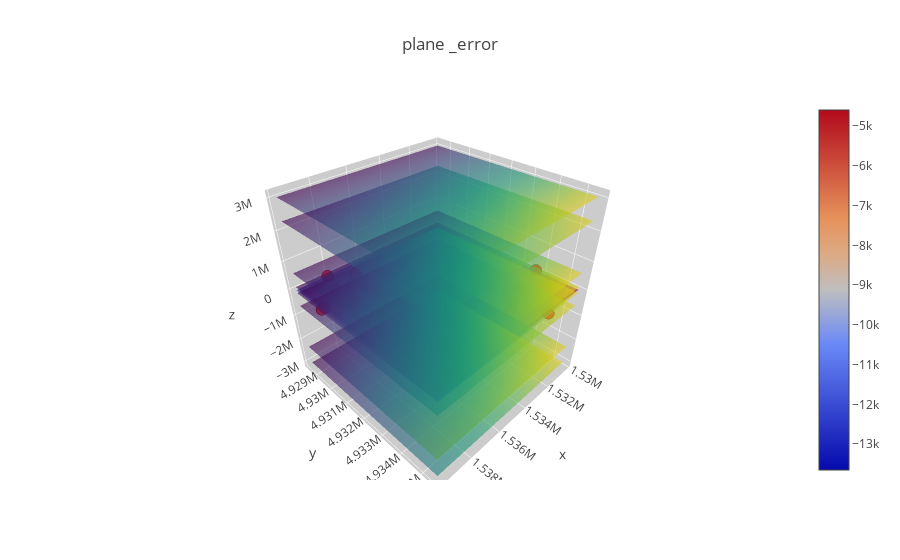

Source (notebook cell):
### Code cell
plot_9_plane(Z,Z_0,Z_1,Z_2,Z_3,Z_4,Z_5,Z_6,Z_7)

### Figure 1 — Plotly figure (JSON) as saved in the notebook; plotly's stock layout.template omitted (floating-point values rounded to 4 significant figures; data arrays with more than 128 entries replaced by an {"elided": "..."} marker saying what was removed)
{"data": [{"marker": {"color": "red", "line": {"color": "black", "width": 0.5}, "opacity": 0.85, "size": 4}, "mode": "markers", "type": "scatter3d", "uid": "debc465a-881a-11e8-a6be-00155dda7587", "x": [1538000.0, 1536000.0, 1535000.0, 1537000.0, 1537000.0, 1536000.0, 1537000.0, 1539000.0, 1537000.0, 1539000.0, 1536000.0, 1537000.0, 1537000.0, 1538000.0, 1540000.0, 1538000.0, 1537000.0, 1535000.0, 1536000.0, 1538000.0, 1536000.0, 1537000.0, 1538000.0, 1537000.0, 1537000.0, 1535000.0, 1535000.0, 1536000.0, 1538000.0, 1538000.0, 1537000.0, 1537000.0, 1540000.0, 1536000.0, 1536000.0, 1534000.0, 1537000.0, 1536000.0, 1530000.0, 1534000.0, 1533000.0, 1533000.0, 1534000.0, 1532000.0, 1535000.0, 1533000.0, 1532000.0, 1533000.0, 1534000.0, 1535000.0], "y": [4930000.0, 4933000.0, 4933000.0, 4931000.0, 4931000.0, 4931000.0, 4929000.0, 4934000.0, 4931000.0, 4935000.0, 4930000.0, 4932000.0, 4930000.0, 4934000.0, 4930000.0, 4929000.0, 4932000.0, 4934000.0, 4933000.0, 4930000.0, 4934000.0, 4935000.0, 4929000.0, 4934000.0, 4931000.0, 4932000.0, 4934000.0, 4933000.0, 4930000.0, 4930000.0, 4930000.0, 4930000.0, 4930000.0, 4933000.0, 4932000.0, 4931000.0, 4933000.0, 4932000.0, 4934000.0, 4935000.0, 4934000.0, 4934000.0, 4935000.0, 4934000.0, 4934000.0, 4933000.0, 4934000.0, 4936000.0, 4932000.0, 4933000.0], "z": [-12460, -6040, -6000, -11270, -11220, -5730, -13080, -6440, -12680, -6040, -12330, -8390, -12330, -9960, -14100, -12970, -9430, -9360, -11440, -14010, -5980, -6440, -13590, -8040.0, -6000, -10910, -5820, -6180, -13240, -13040, -12710, -13440, -14940, -10650, -11380, -6000, -4780, -9100, -6680, -6530, -11270, -11980, -10510, -9650, -9140, -5360, -6000, -5160, -3700, -7110]}, {"colorscale": "RdBu", "opacity": 0.6, "type": "surface", "uid": "debc5096-881a-11e8-a6be-00155dda7587", "x": {"elided": "20x20 float values"}, "y": {"elided": "20x20 float values"}, "z": {"elided": "20x20 float values"}}, {"colorscale": "Viridis", "opacity": 0.6, "showscale": false, "type": "surface", "uid": "debc58e8-881a-11e8-a6be-00155dda7587", "x": {"elided": "20x20 float values"}, "y": {"elided": "20x20 float values"}, "z": {"elided": "20x20 float values"}}, {"colorscale": "Viridis", "opacity": 0.6, "showscale": false, "type": "surface", "uid": "debc5fdc-881a-11e8-a6be-00155dda7587", "x": {"elided": "20x20 float values"}, "y": {"elided": "20x20 float values"}, "z": {"elided": "20x20 float values"}}, {"colorscale": "Viridis", "opacity": 0.6, "showscale": false, "type": "surface", "uid": "debc65a4-881a-11e8-a6be-00155dda7587", "x": {"elided": "20x20 float values"}, "y": {"elided": "20x20 float values"}, "z": {"elided": "20x20 float values"}}, {"colorscale": "Viridis", "opacity": 0.6, "showscale": false, "type": "surface", "uid": "debc6ac2-881a-11e8-a6be-00155dda7587", "x": {"elided": "20x20 float values"}, "y": {"elided": "20x20 float values"}, "z": {"elided": "20x20 float values"}}, {"colorscale": "Viridis", "opacity": 0.6, "showscale": false, "type": "surface", "uid": "debc6fcc-881a-11e8-a6be-00155dda7587", "x": {"elided": "20x20 float values"}, "y": {"elided": "20x20 float values"}, "z": {"elided": "20x20 float values"}}, {"colorscale": "Viridis", "opacity": 0.6, "showscale": false, "type": "surface", "uid": "debc76f2-881a-11e8-a6be-00155dda7587", "x": {"elided": "20x20 float values"}, "y": {"elided": "20x20 float values"}, "z": {"elided": "20x20 float values"}}, {"colorscale": "Viridis", "opacity": 0.6, "showscale": false, "type": "surface", "uid": "debc7e90-881a-11e8-a6be-00155dda7587", "x": {"elided": "20x20 float values"}, "y": {"elided": "20x20 float values"}, "z": {"elided": "20x20 float values"}}, {"colorscale": "Viridis", "opacity": 0.6, "showscale": false, "type": "surface", "uid": "debc844e-881a-11e8-a6be-00155dda7587", "x": {"elided": "20x20 float values"}, "y": {"elided": "20x20 float values"}, "z": {"elided": "20x20 float values"}}], "layout": {"scene": {"xaxis": {"backgroundcolor": "rgb(204, 204, 204)", "gridcolor": "rgb(255, 255, 255)", "showbackground": true, "zerolinecolor": "rgb(255, 255, 255)"}, "yaxis": {"backgroundcolor": "rgb(204, 204, 204)", "gridcolor": "rgb(255, 255, 255)", "showbackground": true, "zerolinecolor": "rgb(255, 255, 255)"}, "zaxis": {"backgroundcolor": "rgb(204, 204, 204)", "gridcolor": "rgb(255, 255, 255)", "showbackground": true, "zerolinecolor": "rgb(255, 255, 255)"}}, "title": "plane _error"}}
